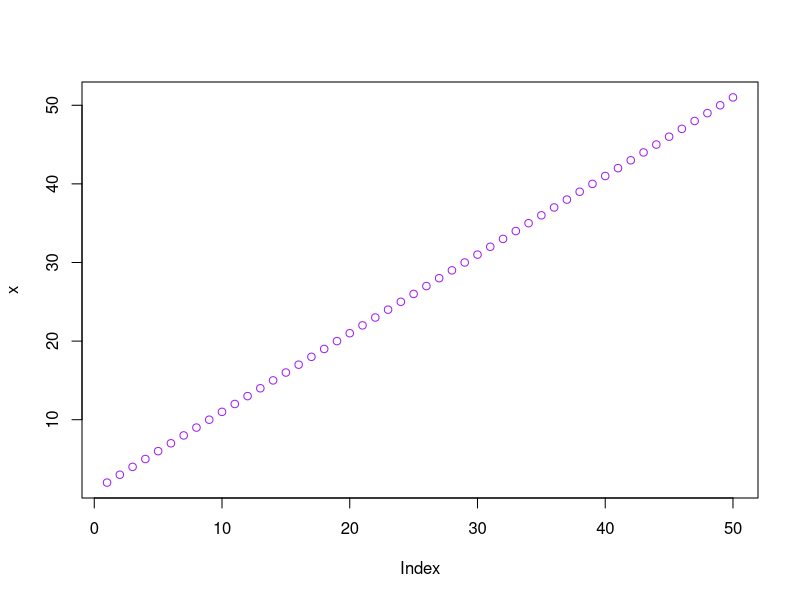
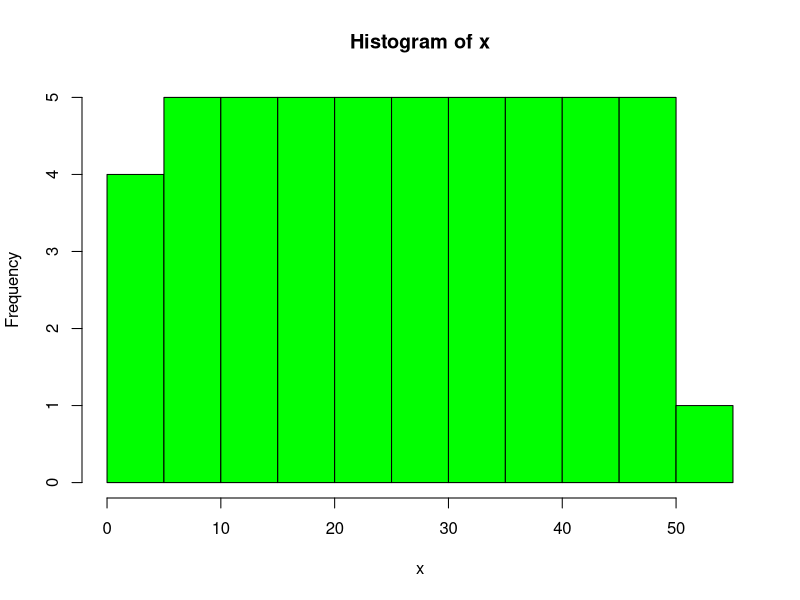
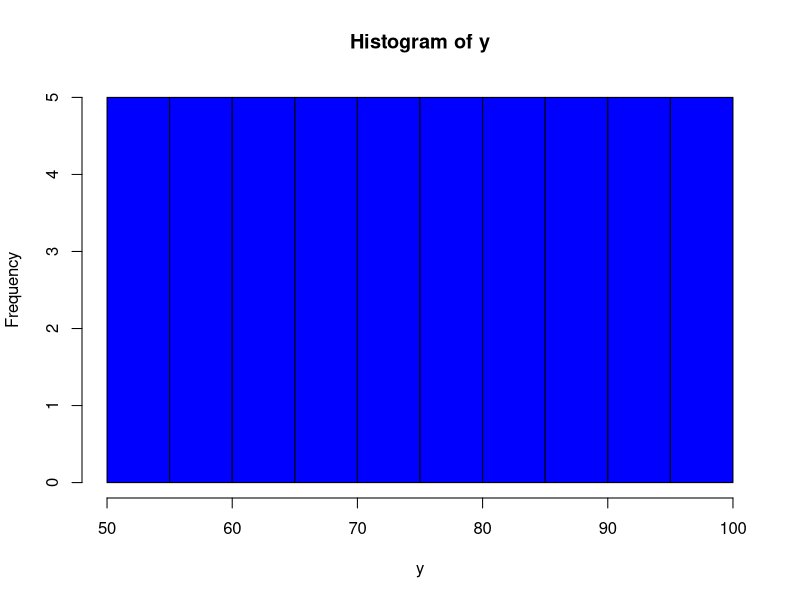
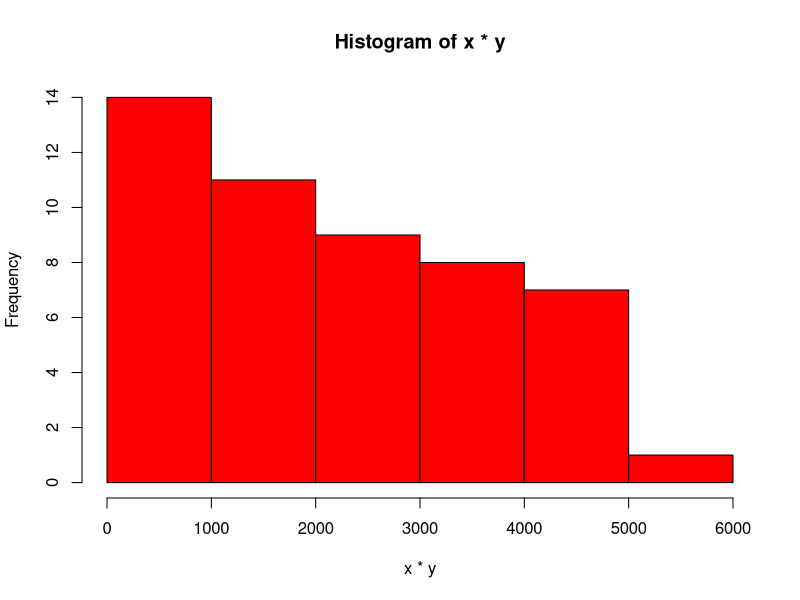

Generate these figures, in order, with R:
## ---- chunk 1
x <- c(2:51)

x[3]

plot(x, col = "purple")

y <- c(51:100)

x + y 

x*y

x-y

x-y*y

hist(x, col = "green")
hist(y, col = "blue")
hist(x*y, col = "red")
